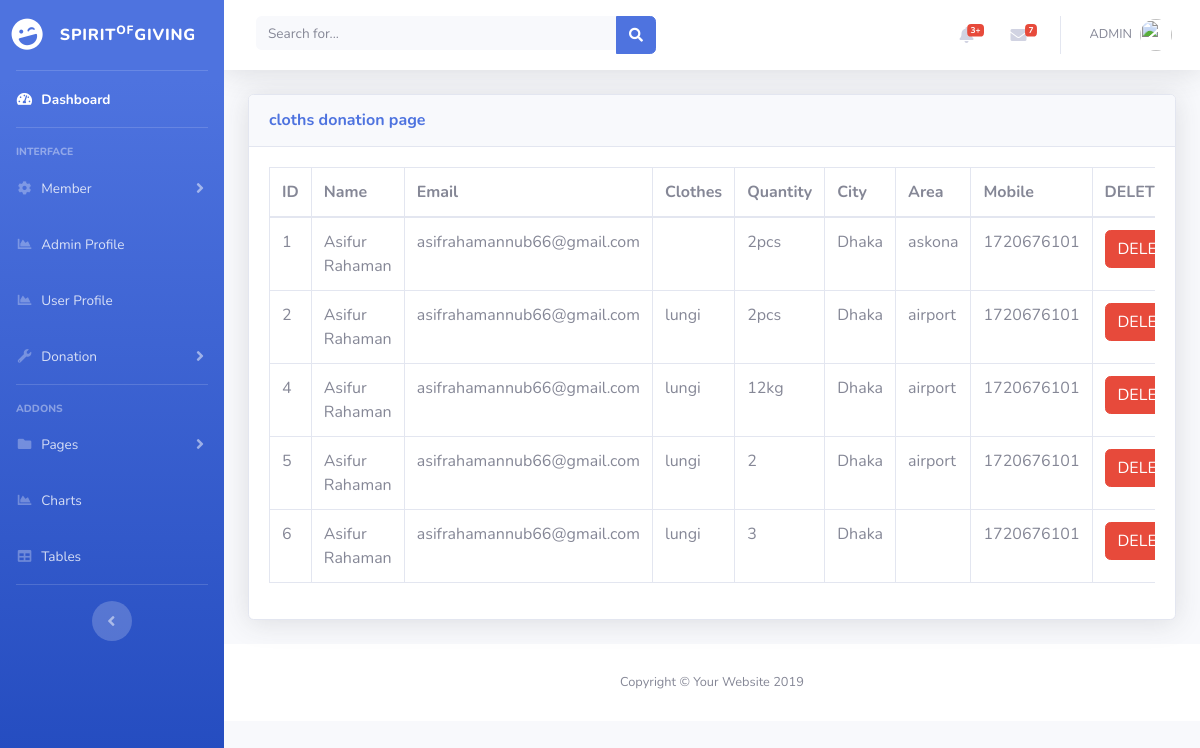
/admin/cloth.php, run on the app's committed database.
### tables this page shows
CREATE TABLE `clothes` (
  `ID` int(11) NOT NULL,
  `name` varchar(255) NOT NULL,
  `email` varchar(255) NOT NULL,
  `clothes` varchar(2552) NOT NULL,
  `quantity` varchar(255) NOT NULL,
  `city` varchar(255) NOT NULL,
  `area` varchar(255) NOT NULL,
  `mobile` varchar(11) NOT NULL
);

### admin/cloth.php (the view, shortened to what this page needs)
<?php
include('includes/header.php');
include('includes/navbar.php');
$con = mysqli_connect('localhost','root','','charity');
?>
<div class="container-fluid">
    <div class="card shadow mb-4">
        <div class="card-header py-3">
            <h6 class="m-0 font-weight-bold text-primary">cloths donation page</h6>
        </div>
        <div class="card-body">
            <div class="table-responsive">
            <?php
                $sql = "SELECT * FROM `clothes`";
                $result = mysqli_query($con, $sql);
            ?>
                <table class="table table-bordered" id="dataTable" width="100%" cellspacing="0">
                    <thead>
                        <tr>
                            <th> ID </th>
                            <th> Name </th>
                            <th>Email </th>
                            <th>Clothes</th>
                            <th>Quantity</th>
                            <th>City</th>
                            <th>Area</th>
                            <th>Mobile</th>
                            <th>DELETE</th>
                        </tr>
                    </thead>
                    <tbody>
                        <?php
                        if(mysqli_num_rows($result) > 0)
                        {
                            while($row = mysqli_fetch_assoc($result))
                            {
                        ?>
                            <tr>
                                <td><?php  echo $row['ID']; ?></td>
                                <td><?php  echo $row['name']; ?></td>
                                <td><?php  echo $row['email']; ?></td>
                                <td><?php  echo $row['clothes']; ?></td>
                                <td><?php  echo $row['quantity']; ?></td>
                                <td><?php  echo $row['city']; ?></td>
                                <td><?php  echo $row['area']; ?></td>
                                <td><?php  echo $row['mobile']; ?></td>
                                <td>
                                    <form action="cloth.php" method="post">
                                        <button type="submit" name="delete_btn" class="btn btn-danger"> DELETE</button>
                                    </form>
                                </td>
                            </tr>
                        <?php
                            }
                        }
                        else {
                            echo "No Record Found";
                        }
                        ?>
                    </tbody>
                </table>
            </div>
        </div>
    </div>
</div>
<?php
include('includes/footer.php');
?>

### data on the page
clothes: ID "1", name "Asifur Rahaman", email "asifrahamannub66@gmail.com", quantity "2pcs", city "Dhaka", area "askona", mobile "1720676101"
clothes: ID "2", name "Asifur Rahaman", email "asifrahamannub66@gmail.com", clothes "lungi", quantity "2pcs", city "Dhaka", area "airport", mobile "1720676101"
clothes: ID "4", name "Asifur Rahaman", email "asifrahamannub66@gmail.com", clothes "lungi", quantity "12kg", city "Dhaka", area "airport", mobile "1720676101"
clothes: ID "5", name "Asifur Rahaman", email "asifrahamannub66@gmail.com", clothes "lungi", quantity "2", city "Dhaka", area "airport", mobile "1720676101"
clothes: ID "6", name "Asifur Rahaman", email "asifrahamannub66@gmail.com", clothes "lungi", quantity "3", city "Dhaka", mobile "1720676101"
